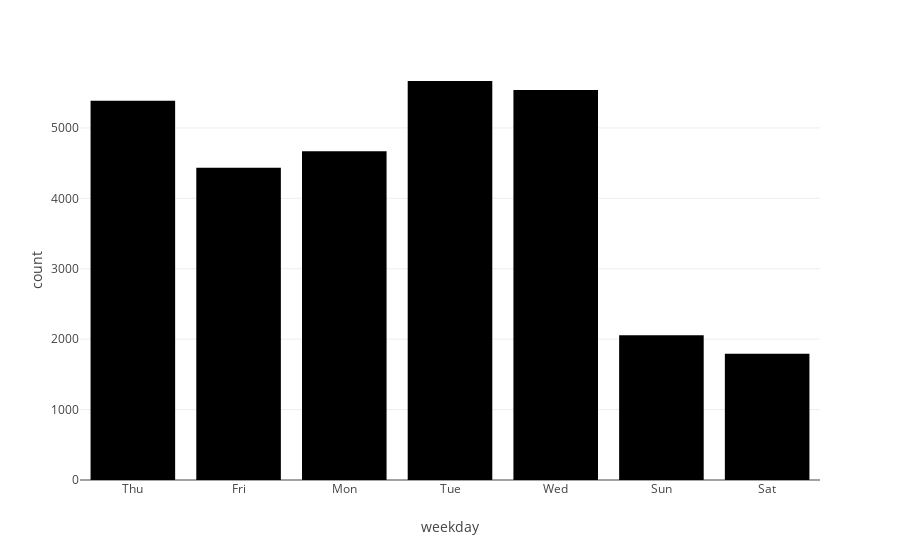

Source (notebook cell):
### Code cell
fig = px.histogram(df, x="weekday")
fig.show()

### Figure 1 — Plotly figure (JSON) as saved in the notebook; plotly's stock layout.template omitted (floating-point values rounded to 4 significant figures; data arrays with more than 128 entries replaced by an {"elided": "..."} marker saying what was removed)
{"data": [{"alignmentgroup": "True", "bingroup": "x", "hovertemplate": "weekday=%{x}<br>count=%{y}<extra></extra>", "legendgroup": "", "marker": {"color": "#000001", "pattern": {"shape": ""}}, "name": "", "offsetgroup": "", "orientation": "v", "showlegend": false, "type": "histogram", "x": {"elided": "33000 str values"}, "xaxis": "x", "yaxis": "y"}], "layout": {"autosize": true, "barmode": "relative", "legend": {"tracegroupgap": 0}, "margin": {"t": 60}, "xaxis": {"anchor": "y", "autorange": true, "domain": [0, 1], "range": [-0.5, 6.5], "title": {"text": "weekday"}, "type": "category"}, "yaxis": {"anchor": "x", "autorange": true, "domain": [0, 1], "range": [0, 5964.0], "title": {"text": "count"}}}}
